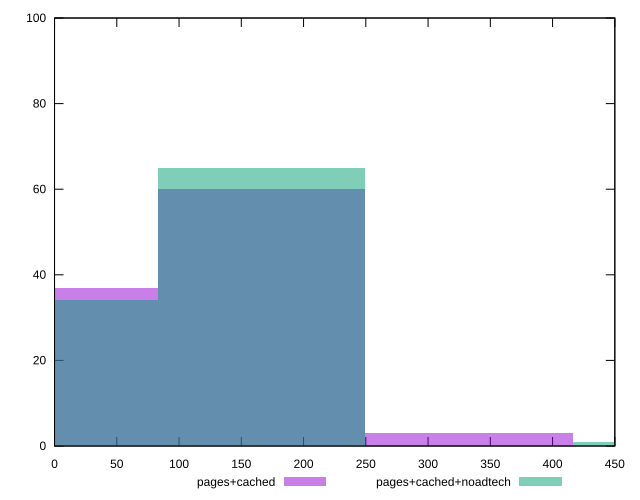

This figure's gnuplot source:
reset

$pagesCached <<EOF
332.95623542915934 3
0 37
166.47811771457967 60
EOF

$pagesCachedNoadtech <<EOF
0 34
166.47811771457967 65
499.43435314373903 1
EOF

set key outside below
set boxwidth 166.47811771457967
set xrange [0:450]
set yrange [0:100]
set trange [0:100]
set style fill transparent solid 0.5 noborder
set terminal svg size 640, 500 enhanced background rgb 'white'
set output "report_00016_2021-02-10T13-31-48.338Z/uses-http2/comparison/histogram/1_vs_2.svg"

plot $pagesCached title "pages+cached" with boxes, \
     $pagesCachedNoadtech title "pages+cached+noadtech" with boxes

reset
